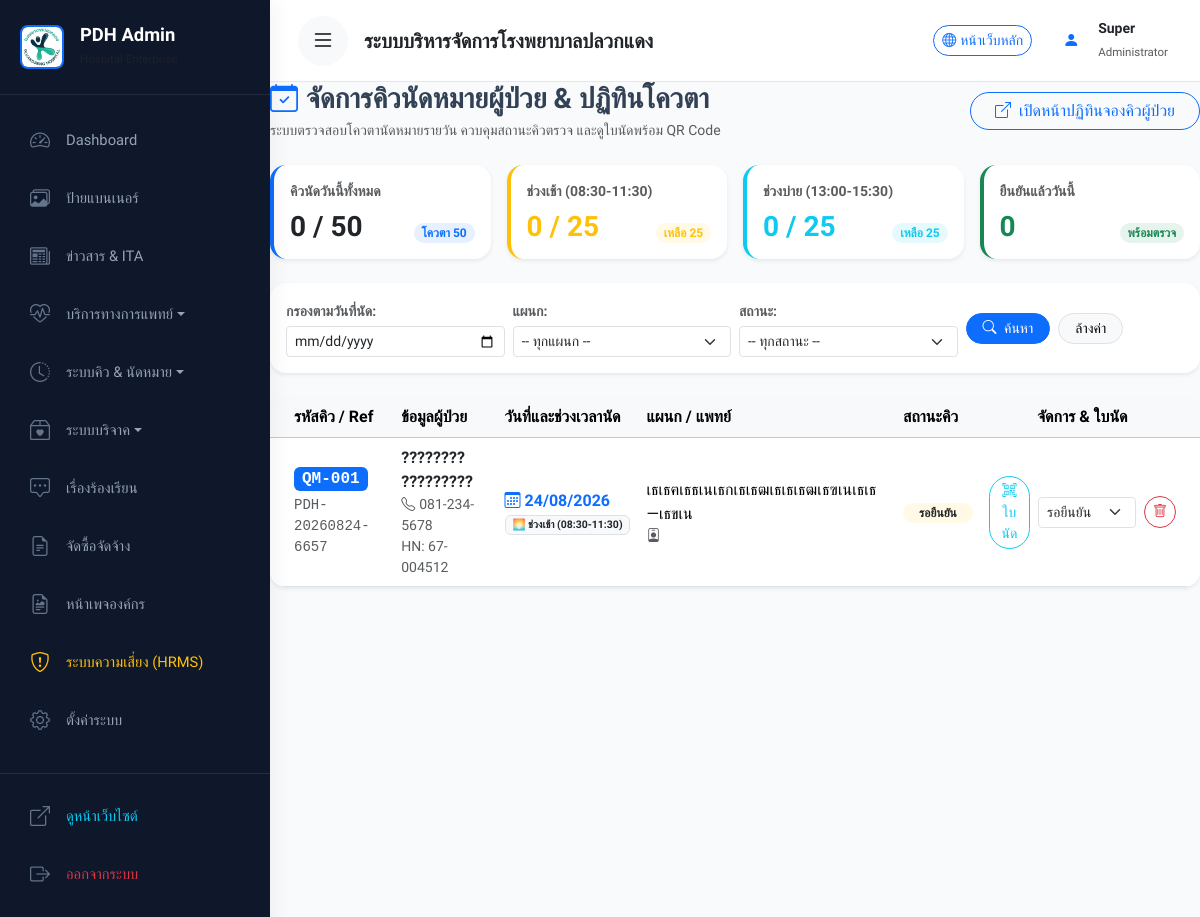
/admin/appointments (signed in), run on an earlier commit of the app's database.
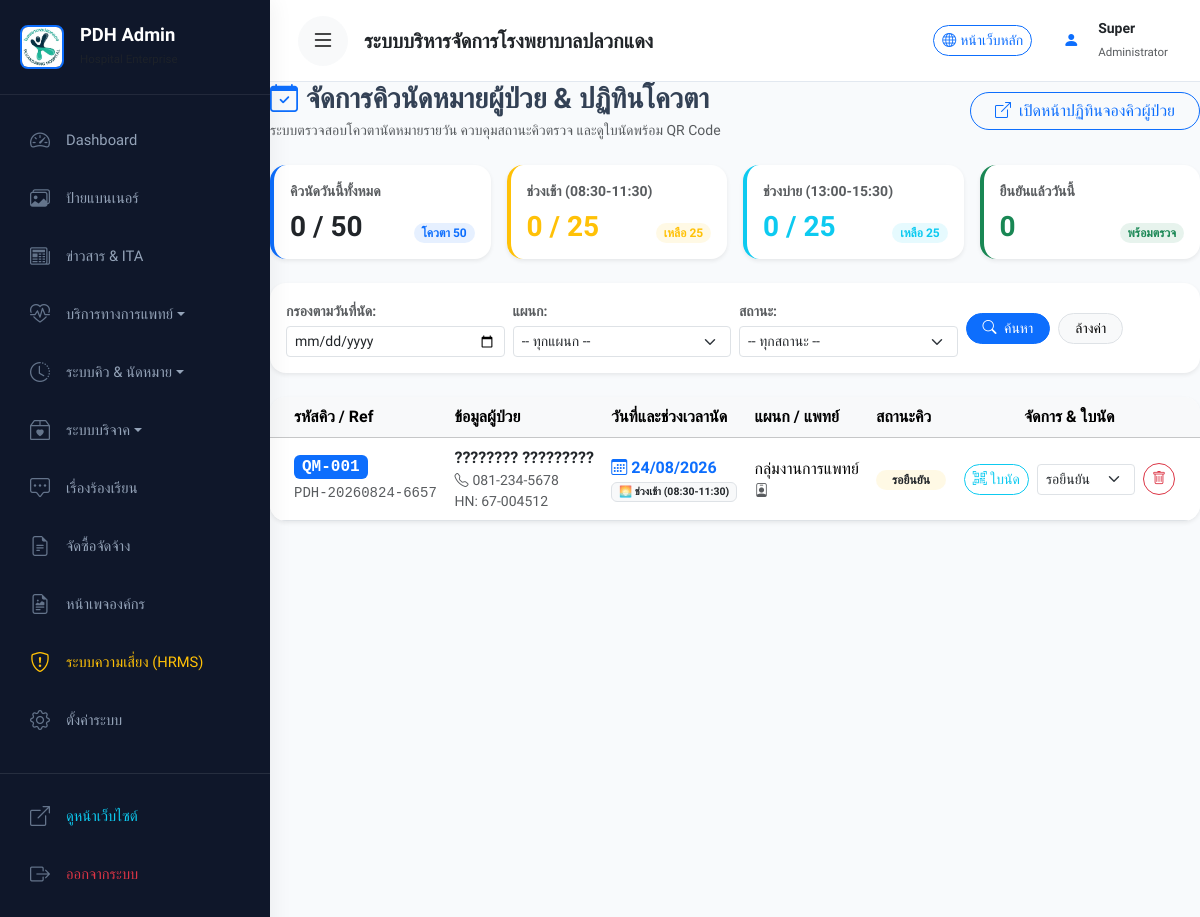
And on a later commit of the database.
### tables this page shows
CREATE TABLE `appointments` (
  `id` int(11) NOT NULL AUTO_INCREMENT,
  `user_id` int(11) DEFAULT NULL,
  `hn_number` varchar(50) DEFAULT NULL,
  `patient_name` varchar(255) NOT NULL,
  `phone` varchar(50) NOT NULL,
  `department_id` int(11) NOT NULL,
  `clinic_id` int(11) DEFAULT NULL,
  `doctor_id` int(11) DEFAULT NULL,
  `appointment_date` date NOT NULL,
  `appointment_time` time DEFAULT NULL,
  `symptoms` text DEFAULT NULL,
  `status` enum('pending','confirmed','completed','cancelled') DEFAULT 'pending',
  `created_at` timestamp NOT NULL DEFAULT current_timestamp(),
  `updated_at` timestamp NOT NULL DEFAULT current_timestamp() ON UPDATE current_timestamp(),
  `deleted_at` timestamp NULL DEFAULT NULL,
  `booking_ref` varchar(50) DEFAULT NULL,
  `time_slot` enum('morning','afternoon') DEFAULT 'morning',
  `queue_code` varchar(20) DEFAULT NULL,
  PRIMARY KEY (`id`),
  KEY `department_id` (`department_id`),
  KEY `clinic_id` (`clinic_id`),
  KEY `doctor_id` (`doctor_id`),
  KEY `user_id` (`user_id`),
  CONSTRAINT `appointments_ibfk_1` FOREIGN KEY (`department_id`) REFERENCES `departments` (`id`),
  CONSTRAINT `appointments_ibfk_2` FOREIGN KEY (`clinic_id`) REFERENCES `clinics` (`id`) ON DELETE SET NULL,
  CONSTRAINT `appointments_ibfk_3` FOREIGN KEY (`doctor_id`) REFERENCES `doctors` (`id`) ON DELETE SET NULL,
  CONSTRAINT `appointments_ibfk_4` FOREIGN KEY (`user_id`) REFERENCES `users` (`id`) ON DELETE SET NULL
);

CREATE TABLE `departments` (
  `id` int(11) NOT NULL AUTO_INCREMENT,
  `name` varchar(100) NOT NULL,
  `description` text DEFAULT NULL,
  `cover_image` varchar(255) DEFAULT NULL,
  `icon` varchar(50) DEFAULT NULL,
  `contact_info` text DEFAULT NULL,
  `status` enum('active','inactive') DEFAULT 'active',
  `created_at` timestamp NULL DEFAULT current_timestamp(),
  `updated_at` timestamp NULL DEFAULT current_timestamp() ON UPDATE current_timestamp(),
  `deleted_at` timestamp NULL DEFAULT NULL,
  PRIMARY KEY (`id`)
);

### app/Views/admin/appointments/index.php (the view, shortened to what the changed rows need)
<div class="d-flex flex-column flex-md-row justify-content-between align-items-md-center gap-3 mb-4">
    <div>
        <h2 class="h3 mb-1 text-gray-800 fw-bold"><i class="bi bi-calendar-check text-primary me-2"></i><?= $page_title ?></h2>
    </div>
</div>
<div class="card shadow-sm border-0 rounded-4 overflow-hidden">
    <div class="card-body p-0">
        <div class="table-responsive">
            <table class="table table-hover align-middle mb-0">
                <thead class="table-light">
                    <tr>
                        <th class="ps-4">รหัสคิว / Ref</th>
                        <th>ข้อมูลผู้ป่วย</th>
                        <th>วันที่และช่วงเวลานัด</th>
                        <th>แผนก / แพทย์</th>
                        <th>สถานะคิว</th>
                        <th class="text-center pe-4">จัดการ & ใบนัด</th>
                    </tr>
                </thead>
                <tbody>
                    <?php if (empty($appointments)): ?>
                    <tr>
                        <td colspan="6" class="text-center py-5 text-muted">
                            <i class="bi bi-calendar-x fs-1 d-block mb-2 text-muted"></i>
                            ไม่พบคิวนัดหมายตามเงื่อนไขที่เลือก
                        </td>
                    </tr>
                    <?php else: ?>
                        <?php foreach ($appointments as $appt): ?>
                        <tr>
                            <td class="ps-4">
                                <span class="badge bg-primary fs-6 font-monospace px-2 py-1"><?= !empty($appt->queue_code) ? htmlspecialchars($appt->queue_code) : 'Q-'.str_pad($appt->id, 3, '0', STR_PAD_LEFT) ?></span>
                                <div class="small text-muted font-monospace mt-1"><?= htmlspecialchars($appt->booking_ref ?? 'PDH-'.$appt->id) ?></div>
                            </td>
                            <td>
                                <div class="fw-bold text-dark"><?= htmlspecialchars($appt->patient_name) ?></div>
                                <div class="small text-muted"><i class="bi bi-telephone me-1"></i><?= htmlspecialchars($appt->phone) ?></div>
                                <?php if($appt->hn_number): ?>
                                    <div class="small text-muted">HN: <?= htmlspecialchars($appt->hn_number) ?></div>
                                <?php endif; ?>
                            </td>
                            <td>
                                <div class="fw-bold text-primary"><i class="bi bi-calendar3 me-1"></i><?= date('d/m/Y', strtotime($appt->appointment_date)) ?></div>
                                <div class="small text-muted">
                                    <span class="badge bg-light text-dark border">
                                        <?= ($appt->time_slot === 'morning') ? '🌅 ช่วงเช้า (08:30-11:30)' : '🌇 ช่วงบ่าย (13:00-15:30)' ?>
                                    </span>
                                </div>
                            </td>
                            <td>
                                <div class="fw-medium"><?= htmlspecialchars($appt->department_name ?? 'ตรวจทั่วไป') ?></div>
                                <?php if($appt->doctor_name): ?>
                                    <div class="small text-muted"><i class="bi bi-person-badge me-1"></i><?= htmlspecialchars($appt->doctor_name) ?></div>
                                <?php endif; ?>
                            </td>
                            <td>
                                <?php if ($appt->status == 'pending'): ?>
                                    <span class="badge bg-warning bg-opacity-10 text-dark rounded-pill px-3 py-1">รอยืนยัน</span>
                                <?php elseif ($appt->status == 'confirmed'): ?>
                                    <span class="badge bg-success bg-opacity-10 text-success rounded-pill px-3 py-1">ยืนยันแล้ว</span>
                                <?php elseif ($appt->status == 'completed'): ?>
                                    <span class="badge bg-info bg-opacity-10 text-info rounded-pill px-3 py-1">เสร็จสิ้น</span>
                                <?php else: ?>
                                    <span class="badge bg-danger bg-opacity-10 text-danger rounded-pill px-3 py-1">ยกเลิก</span>
                                <?php endif; ?>
                            </td>
                            <td class="text-center pe-4">
                                <div class="d-flex align-items-center justify-content-center gap-2">
                                    <?php if(!empty($appt->booking_ref)): ?>
                                        <a href="<?= URLROOT ?>/appointment/ticket/<?= $appt->booking_ref ?>" target="_blank" class="btn btn-sm btn-outline-info rounded-pill" title="ดูใบนัดดิจิทัลและ QR Code">
                                            <i class="bi bi-qr-code-scan"></i> ใบนัด
                                        </a>
                                    <?php endif; ?>
                                    <form action="<?= URLROOT ?>/admin/appointments/updateStatus/<?= $appt->id ?>" method="POST" class="d-inline">
                                        <select name="status" class="form-select form-select-sm d-inline-block w-auto" onchange="this.form.submit()">
                                            <option value="pending" <?= $appt->status == 'pending' ? 'selected' : '' ?>>รอยืนยัน</option>
                                        </select>
                                    </form>
                                    <form action="<?= URLROOT ?>/admin/appointments/delete/<?= $appt->id ?>" method="POST" class="d-inline" onsubmit="return confirm('คุณต้องการลบข้อมูลนัดหมายนี้ใช่หรือไม่?');">
                                        <button type="submit" class="btn btn-sm btn-outline-danger rounded-circle" style="width: 32px; height: 32px; padding: 0;" title="ลบ"><i class="bi bi-trash"></i></button>
                                    </form>
                                </div>
                            </td>
                        </tr>
                        <?php endforeach; ?>
                    <?php endif; ?>
                </tbody>
            </table>
        </div>
    </div>
</div>

What changed in the data, as far as the page shows it:
changed through a linked row, appointments "QM-001": department.name "เธเธฅเธธเนเธกเธเธฒเธเธเธฒเธฃเนเธเธ—เธขเน" → "กลุ่มงานการแพทย์"
